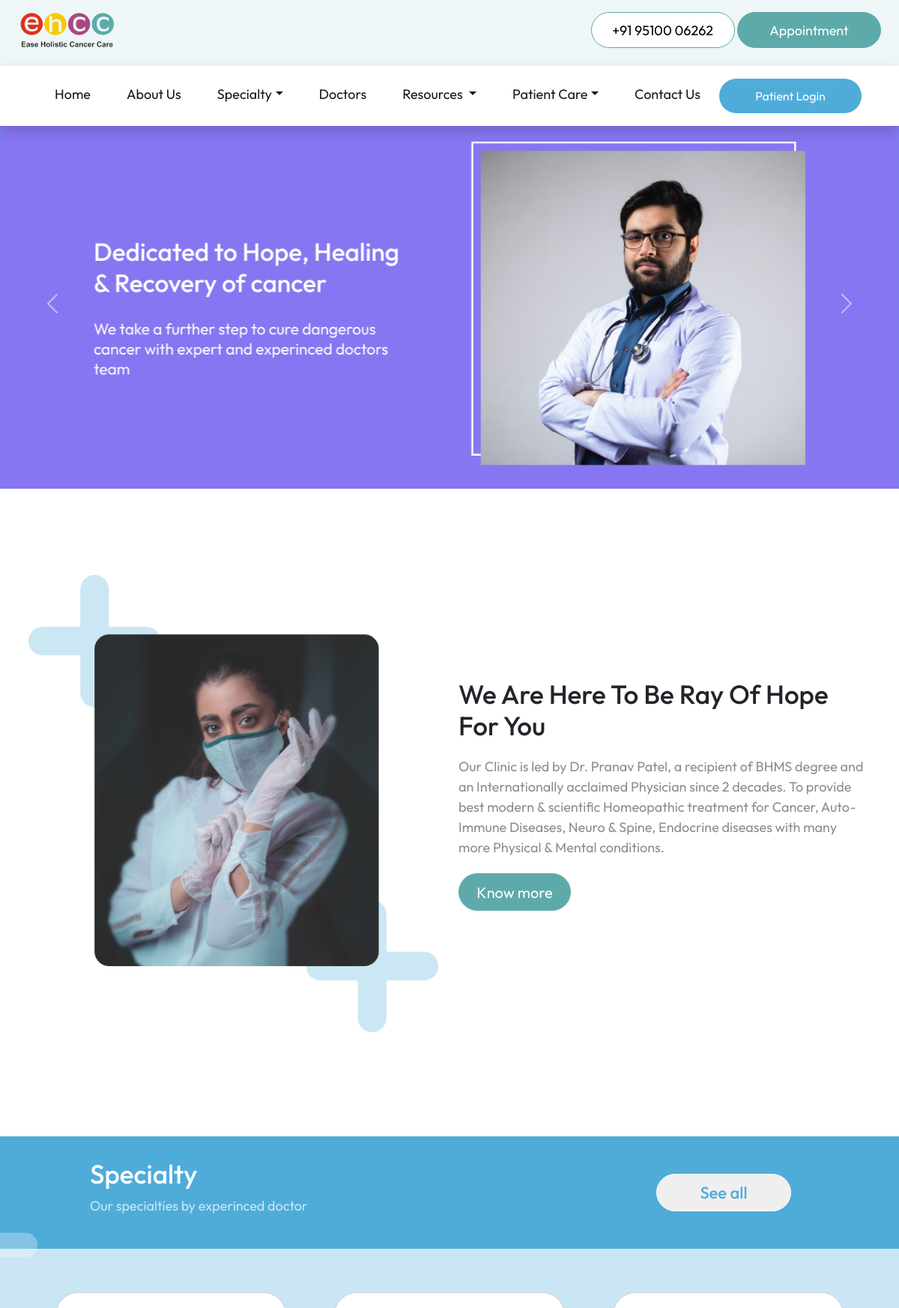
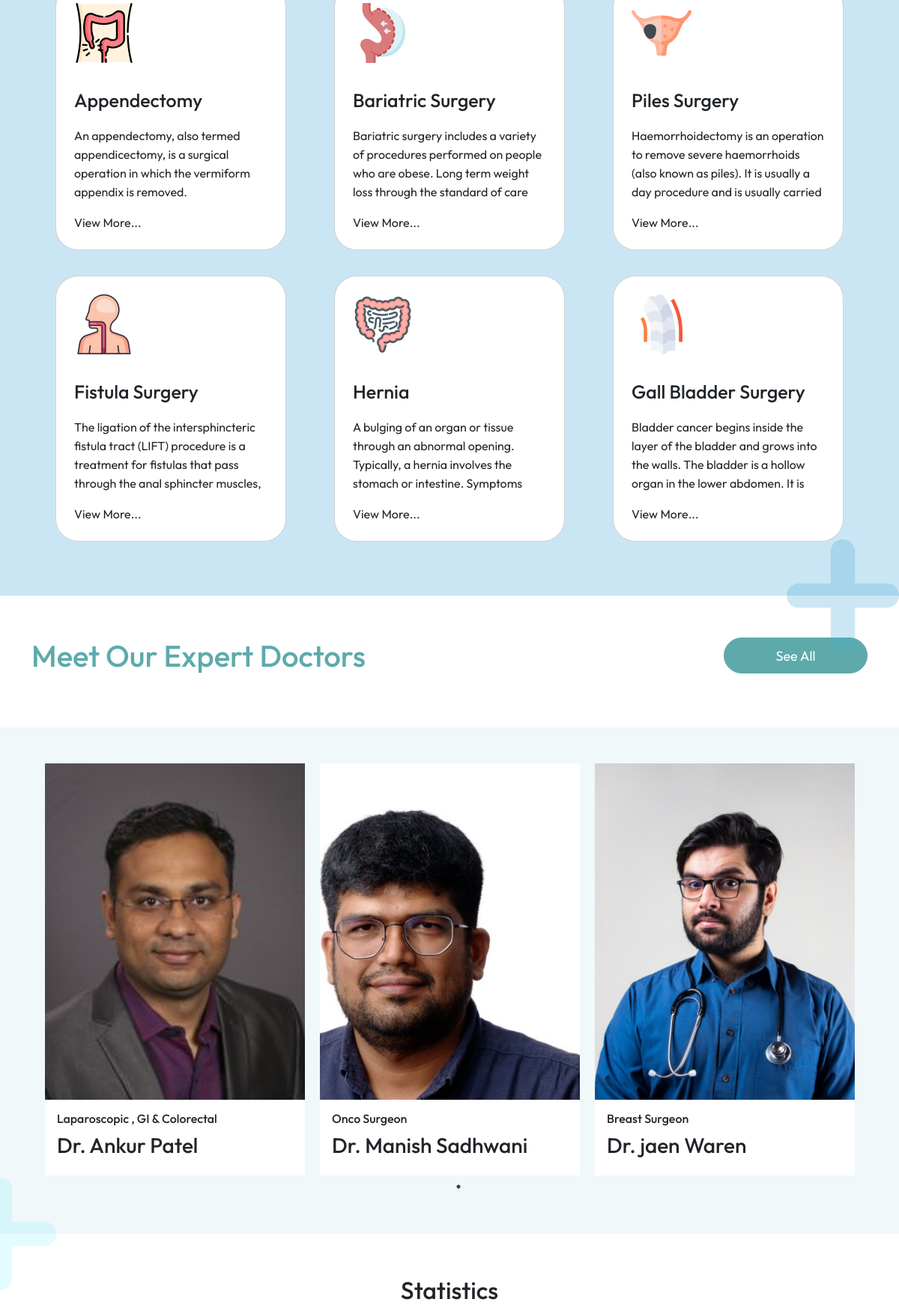
The page / (upper part) on the database its author committed (2 pictures, top to bottom).
### tables this page shows
CREATE TABLE "home_carousel" (
	"image"	TEXT,
	"id"	INTEGER
);

CREATE TABLE "home_page" (
	"about_image"	TEXT,
	"about_heading"	TEXT,
	"about_description"	TEXT
);

CREATE TABLE "specialty" (
	"id"	INTEGER,
	"name"	TEXT,
	"description"	TEXT
, "illustration"	TEXT);

CREATE TABLE "doctors" (
	"id"	INTEGER,
	"name"	TEXT,
	"current_appointment"	TEXT,
	"profile_image"	TEXT
);

### flask_app.py (the view)
@app.route('/')
def index():
    database_connection = sqlite3.connect(database_location)
    database_cursor = database_connection.cursor()
    slides = database_cursor.execute("SELECT * FROM home_carousel")
    slides = slides.fetchall()
    about = database_cursor.execute("SELECT * FROM home_page")
    about = about.fetchone()
    specialties = database_cursor.execute("SELECT * FROM specialty")
    specialties = specialties.fetchmany(6)
    statistics = database_cursor.execute("SELECT * FROM home_statistics")
    statistics = statistics.fetchall()
    doctor_data = database_cursor.execute("SELECT * FROM doctors")
    doctor_data = doctor_data.fetchall()
    testimonials = database_cursor.execute("SELECT * FROM testimonials")
    testimonials = testimonials.fetchall()
    faqs = database_cursor.execute("SELECT * FROM home_faq")
    faqs = faqs.fetchall()
    visit_count = database_cursor.execute("SELECT visits FROM website_traffic WHERE date = ?",(datetime.today().strftime("%Y-%m-%d"),)).fetchone()
    if visit_count is None:
        database_cursor.execute("INSERT INTO website_traffic VALUES (?,?)",(datetime.today().strftime("%Y-%m-%d"),1))
    else:
        database_cursor.execute("UPDATE website_traffic SET visits = ? WHERE date = ?",(visit_count[0]+1,datetime.today().strftime("%Y-%m-%d")))
    database_connection.commit()
    database_connection.close()
    return render_template('index.html',slides=slides, about=about, specialties=specialties, statistics=statistics, social_links=social_links, doctor_data=doctor_data, testimonials=testimonials, faqs=faqs, navbar_specialties=navbar_specialties, navbar_diseases=navbar_diseases)

### templates/index.html (shortened to what this page needs)
<!DOCTYPE html>
<html lang="en">
<head>
  <link rel="stylesheet" href="https://cdnjs.cloudflare.com/ajax/libs/slick-carousel/1.8.1/slick-theme.min.css"
 />
  <link rel="stylesheet" href="https://cdnjs.cloudflare.com/ajax/libs/slick-carousel/1.8.1/slick.min.css"
 />
  <link href="https://cdn.jsdelivr.net/npm/bootstrap@5.2.0/dist/css/bootstrap.min.css" rel="stylesheet"
>
  <link href="https://unpkg.com/aos@2.3.1/dist/aos.css" rel="stylesheet">
  <link rel="stylesheet" href="../static/stylesheets/common.css">
  <link rel="stylesheet" href="../static/stylesheets/index.css">
  <link rel="stylesheet" href="../static/stylesheets/mediaquery.css">
</head>
<body>
  {% include 'navbar.html' %}
  <div id="Carousel_mainpage" class="carousel slide mt-2" data-bs-ride="carousel">
    <div class="carousel-inner">
      {% for slide in slides %}
      <div class="carousel-item {% if loop.first %}active{% endif %}" data-bs-interval="4000">
        <div class="row justify-content-center align-items-center">
          <div class="col-12 text-center">
            <img src="{{slide[0]}}" class="w-100" alt="">
          </div>
        </div>
      </div>
      {% endfor %}
    </div>
    <button class="carousel-control-prev" type="button" data-bs-target="#Carousel_mainpage" data-bs-slide="prev">
      <span class="carousel-control-prev-icon" aria-hidden="true"></span>
    </button>
    <button class="carousel-control-next" type="button" data-bs-target="#Carousel_mainpage" data-bs-slide="next">
      <span class="carousel-control-next-icon" aria-hidden="true"></span>
    </button>
  </div>
  <div class="about_sect py-2" id="about_section">
    <div class="container">
      <div class="row align-items-center row_about">
        <div class="col-lg-6 mb-3 order-lg-2 py-4">
          <div class="about_content mt-md-3 mt-sm-3 mt-xs-3 py-5" data-aos="fade-left" data-aos-duration="1000">
            <h2 class="text-capitalize">{{about[1]}}</h2>
            <p>{{about[2]}}</p>
            <a href="/about"> <button>Know more</button></a>
          </div>
        </div>
        <div class="col-lg-6 px-2 order-lg-1 mt-md-4 mt-sm-3 mt-xs-3" data-aos="fade-right" data-aos-duration="1000">
          <img src="{{about[0]}}" class="w-100" alt="">
        </div>
      </div>
    </div>
  </div>
  <div class="specialty_sect mt-5 mb-2" data-aos="fade-up" data-aos-duration="1000" id="specialty_section">
    <div class="specialty_header px-5">
      <div class="specialty_head_cont mx-lg-5 mx-sm-1 px-lg-4 px-md-2 px-sm-1 ">
        <h2>Specialty</h2>
        <p>Our specialties by experinced doctor</p>
      </div>
      <div class="specialty_head_btn mx-lg-5 mx-md-3 mx-sm-1 px-lg-5 px-sm-1">
        <button onclick="window.location.href='/specialty/'">See all</button>
      </div>
    </div>
    <img src="../static/images/elements/Group 33967.png" class="specialty_ele_1" alt="">
    <div class="container p-0">
      <div class="specialty_disease py-5 px-lg-4 px-md-4">
        <div class="row row_disease">
          {% for specialty in specialties %}
          {% if loop.index>3 %}
          <div class="col-xl-4 col-lg-6 m-auto d-md-block d-none" style="cursor: pointer;" data-aos="fade-up"
            data-aos-duration="1000" onclick="onclick=window.location.href='/diseases/{{specialty[0]}}/'">
            <div class="card card_disease mb-4 p-lg-4 p-md-4 p-sm-4 p-xs-4 p-4">
              <img src="{{specialty[3]}}" class="" alt="breast icon">
              <div class="disease_content">
                <h3 class="text-capitalize">{{specialty[1]}}</h3>
                <p style="overflow: hidden; line-height: 25px; max-height: 100px; min-height: 100px;">{{specialty[2]}}
                </p>
                <a href="/diseases/{{specialty[0]}}/">View More...</a>
              </div>
            </div>
          </div>
          {% else %}
          <div class="col-xl-4 col-lg-6 d-block m-auto" style="cursor: pointer;" data-aos="fade-up"
            data-aos-duration="1000" onclick="onclick=window.location.href='/diseases/{{specialty[0]}}/'">
            <div class="card card_disease mb-4 p-lg-4 p-md-4 p-sm-4 p-xs-4 p-4">
              <img src="{{specialty[3]}}" class="" alt="breast icon">
              <div class="disease_content">
                <h3 class="text-capitalize">{{specialty[1]}}</h3>
                <p style="overflow: hidden; line-height: 25px; max-height: 100px; min-height: 100px;">{{specialty[2]}}
                </p>
                <a href="/diseases/{{specialty[0]}}/">View More...</a>
              </div>
            </div>
          </div>
          {% endif %}
          {% endfor %}
        </div>
      </div>
    </div>
    <img src="../static/images/elements/Group 33957.png" class="specialty_ele_2" alt="">
  </div>
  <div class="container doctor py-5" data-aos="fade-up" data-aos-duration="1000" id="doctor_title">
    <div class="row">
      <div class="col-lg-6 mb-3">
        <h1 class="doctor_heading">Meet Our Expert Doctors</h1>
      </div>
      <div class="col-lg-6 text-lg-end">
        <button class="button_cta_appointment" onclick="window.location.href='/doctors/'">See All</button>
      </div>
    </div>
  </div>
  <div class="doctor_carousel_container py-5" data-aos="fade-up" data-aos-duration="1000" id="doctor_container">
    <div class="container">
      <div class="row px-2">
        <div class="col-12 doctor_carousel">
          {% for doctor in doctor_data %}
          <div class="doctor_card" onclick="window.location.href='/doctorInfo/{{doctor[0]}}/'" style="cursor: pointer;"
            data-aos="fade-up" data-aos-duration="1000">
            <img src="{{doctor[3]}}" alt="doctor-image">
            <div class="p-3">
              <h6>{{doctor[2]}}</h6>
              <h3>{{doctor[1]}}</h3>
            </div>
          </div>
          {% endfor %}
        </div>
      </div>
    </div>
  </div>
  <div id="statistics" class="position-relative" data-aos="fade-up" data-aos-duration="1000">
    <img src="../static/images/elements/Group 33979.png" class="statistics_ele_1" alt="">
    <div class="container py-5">
      <div class="row text-center">
        <h2 class="my-2">Statistics</h2>
      </div>
    </div>
  </div>
</body>
</html>

### static/stylesheets/common.css (style rules this page uses)
html, body { overflow-x: hidden; }
body { margin-top: 150px; }
* { margin: 0; padding: 0; box-sizing: border-box; font-family: "Outfit", sans-serif; }
:root { --nav-color: #EEF6F7; --primary-color: #5eaaaa; --heading-color: #4facd9; --section-background-color: #cae6f4; --contact-background-color: #284f4f; }
a { color: unset; text-decoration: none; cursor: pointer; }
.button_cta_appointment { width: 12rem; height: 3rem; border: 1px solid var(--primary-color) !important; background-color: var(--primary-color); border-radius: 50px; color: white; font-size: 18px; }

### static/stylesheets/index.css (style rules this page uses)
.carousel-control-prev { left: -20px; }
.carousel-control-next { right: -20px; }
.row_about { min-height: 800px; }
.about_content h2 { font-size: 45px; font-weight: 500; }
.about_content p { margin-top: 25px; font-size: 18px; font-weight: 400; color: #8D8D8D; }
.about_content button { margin-top: 12px; width: 210px; height: 60px; padding: 10px 5px; border-radius: 30px; border: 1px solid var(--primary-color); background-color: var(--primary-color); color: #ffffff; font-size: 20px; cursor: pointer; }
.specialty_header { display: flex; justify-content: space-between; align-items: center; width: 100%; height: 150px; background-color: var(--heading-color); }
.specialty_head_cont { color: #ffffff; font-style: normal; }
.specialty_head_cont h2 { font-weight: 500; font-size: 40px; }
.specialty_head_cont p { font-weight: 400; font-size: 20px; color: var(--section-background-color); }
.specialty_head_btn button { width: 210px; height: 60px; border: 1px solid #ffffff; color: var(--heading-color); border-radius: 30px; font-size: 22px; font-weight: 500; }
.specialty_sect { background-color: var(--section-background-color); position: relative; }
.specialty_disease { overflow: visible; }
.card_disease { border-radius: 30px; width: auto; height: auto; margin: 10px 20px; position: relative; z-index: 100; }
.card_disease img { width: 80px; height: 80px; }
.disease_content h3 { font-weight: 500; font-size: 25px; margin-top: 35px; }
.disease_content p { font-weight: 400; font-size: 16px; margin-top: 20px; }
.specialty_ele_1 { position: absolute; top: 50px; left: -100px; width: 200px; height: 200px; }
.specialty_ele_2 { position: absolute; width: 200px !important; height: 200px !important; z-index: 0; right: -100px; bottom: -100px; }
.doctor_heading { color: #5eaaaa; }
.button_cta_appointment { background: #5eaaaa; border-radius: 60px; border: none; outline: none; color: white; }
.doctor_carousel_container { background-color: rgba(119, 185, 193, 0.1); }
.doctor_card { margin: auto 10px; height: 550px; position: relative; }
.doctor_card img { width: 100%; height: 100%; object-fit: cover; object-position: top; position: absolute; }
.doctor_card div { position: absolute; bottom: 0px; background-color: white; width: 100%; transition: 0.3s; }
#Carousel_mainpage { background-color: #4FACD9; }
.statistics_ele_1 { position: absolute; top: -100px; left: -100px; width: 200px; height: auto; z-index: -1; }

### static/stylesheets/mediaquery.css (style rules this page uses)
@media screen and (max-width:1200px) { .about_content h2 { font-size: 35px; } }
@media screen and (max-width:1200px) { .about_content p { margin-top: 20px; font-size: 18px; } }
@media screen and (max-width:1200px) { .about_content button { margin-top: 5px; width: 150px; height: 50px; font-size: 20px; } }
@media screen and (max-width:1200px) { .specialty_head_cont h2 { font-size: 35px; } }
@media screen and (max-width:1200px) { .specialty_head_cont p { font-size: 18px; } }
@media screen and (max-width:1200px) { .specialty_head_btn button { width: 180px; height: 50px; } }
@media screen and (max-width:1200px) { .specialty_ele_1 { width: 150px; height: 150px; top: 70px; } }
@media screen and (max-width:1200px) { .specialty_ele_2 { width: 150px !important; height: 150px !important; bottom: -75px; right: 0px; } }
@media screen and (max-width:1200px) { .statistics_ele_1 { width: 150px; height: 150px; left: -75px; top: -75px; } }

### rows shown on the page
home_carousel: image (picture)
home_page: about_heading "We Are Here To Be Ray Of Hope For You", about_description "Our Clinic is led by Dr. Pranav Patel, a recipient of BHMS degree and an Internationally acclaimed Physician since 2 decades. To provide best modern & scientific Homeopathic treatment for Cancer, Auto-Immune Diseases, Neuro & Spine, Endocrine diseases with many more Physical & Mental conditions.", about_image (picture)
specialty: illustration (picture), name "Appendectomy", description "An appendectomy, also termed appendicectomy, is a surgical operation in which the vermiform appendix is removed.…"
specialty: illustration (picture), name "Bariatric Surgery", description "Bariatric surgery includes a variety of procedures performed on people who are obese. Long term weight loss through the standard of care…"
specialty: illustration (picture), name "Piles Surgery", description "Haemorrhoidectomy is an operation to remove severe haemorrhoids (also known as piles). It is usually a day procedure and is usually carried…"
specialty: illustration (picture), name "Fistula Surgery", description "The ligation of the intersphincteric fistula tract (LIFT) procedure is a treatment for fistulas that pass through the anal sphincter muscles,…"
specialty: illustration (picture), name "Hernia", description "A bulging of an organ or tissue through an abnormal opening. Typically, a hernia involves the stomach or intestine. Symptoms…"
specialty: illustration (picture), name "Gall Bladder Surgery", description "Bladder cancer begins inside the layer of the bladder and grows into the walls. The bladder is a hollow organ in the lower abdomen. It is…"
doctors: profile_image (picture), current_appointment "Laparoscopic , GI & Colorectal", name "Dr. Ankur Patel"
doctors: profile_image (picture), current_appointment "Onco Surgeon", name "Dr. Manish Sadhwani"
doctors: profile_image (picture), current_appointment "Breast Surgeon", name "Dr. jaen Waren"
